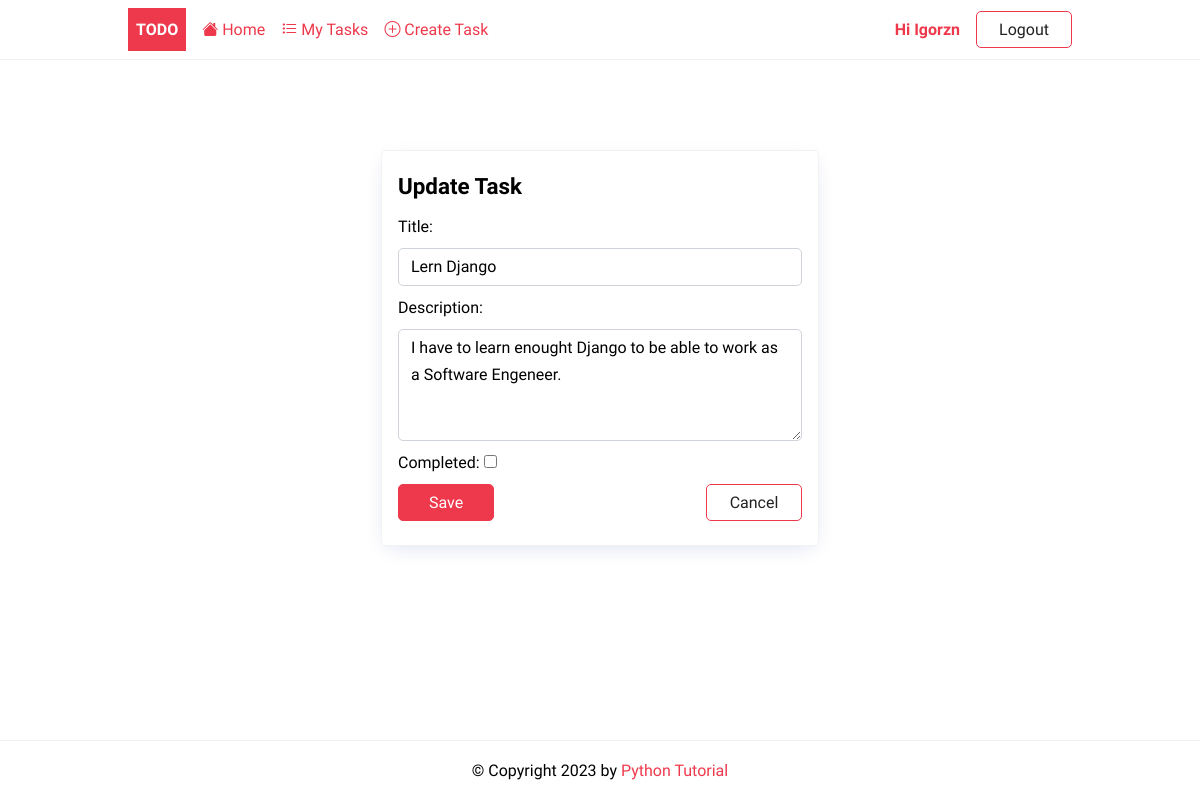
/tasks/update/1 (signed in), run on the app's committed database.
### todo/models.py (models this page shows, shortened)
class Task(models.Model):
    title = models.CharField(max_length=255)
    description = models.TextField(null=True, blank=True)
    completed = models.BooleanField(default=False)
    created_at = models.DateTimeField(auto_now_add=True)
    user = models.ForeignKey(User, on_delete=models.CASCADE, null=True, blank=True)
    class Meta:
        ordering = ['completed']

### todo/views.py (the view, shortened to what this page needs)
# urls.py: path('update/<int:pk>', TaskUpdateView.as_view(), name='task-update'),
class TaskUpdateView(LoginRequiredMixin, UpdateView):
    model = Task
    fields = ['title', 'description', 'completed']
    template_name = "app/task_update.html"
    success_url = reverse_lazy('tasks')
    def get_queryset(self):
        base_qs = super(TaskUpdateView, self).get_queryset()
        return base_qs.filter(user=self.request.user)

### templates/app/task_update.html (shortened to what this page needs)
{% extends 'base.html' %}
{% block content %}
    <div class="center">
        <form method="post" novalidate class="card">
            <h2>Update Task</h2>
            {% for field in form %}
                {% if field.name == 'completed' %}
                    <p>
                        {{ field.label_tag }}
                        {{ field }}
                    </p>
                {% else %}
                    {{ field.label_tag }}
                    {{ field }}
                {% endif %}
            {% endfor %}
            <div class="form-buttons">
                <input type="submit" value="Save" class="btn btn-primary"/>
                <a href="{% url 'tasks' %}" class="btn btn-outline">Cancel</a>
            </div>
        </form>
    </div>
{% endblock content %}

### templates/base.html (shortened to what this page needs)
{% load static %}
<!DOCTYPE html>
<html lang="en">
<head>
    <link rel="stylesheet" href="{% static 'css/style.css' %}"/>
</head>
<body>
<header class="header">
    <div class="container">
        <a href="{% url 'home' %}" class="logo">Todo</a>
        <nav class="nav">
            <a href="{% url 'home' %}"><i class="bi bi-house-fill"></i> Home</a>
            {% if request.user.is_authenticated %}
                <a href="{% url 'tasks' %}"><i class="bi bi-list-task"></i> My Tasks</a>
                <a href="{% url 'task-create' %}"><i class="bi bi-plus-circle"></i> Create Task</a>
                <a href="{% url 'profile' %}" title="Update my profile">Hi {{request.user | title}}</a>
                <a href="{% url 'logout' %}" class="btn btn-outline">Logout</a>
            {% else %}
                <a href="{% url 'login' %}" class="btn btn-outline">Login</a>
                <a href="{% url 'register' %}" class="btn btn-primary">Join Now</a>
            {% endif %}
        </nav>
    </div>
</header>
<main>
    <div class="container">
        {% block content %} {% endblock %}
    </div>
</main>
<footer class="footer">
    <div class="container">
        <p>&copy; Copyright {% now "Y" %} by <a href="https://www.pythontutorial.net">Python Tutorial</a></p>
    </div>
</footer>
</body>
</html>

### static/css/style.css (style rules this page uses)
:root { --color-primary: #ee394c; --color-secondary: #86b7fe; --color-light: #f2f2f2; --color-gray: #ced4da; --color-dark: #212121; --color-white: #ffffff; --color-error: #e2442f; --color-warning: #ffc900; --color-info: #02a2b9; --color-success: #1ba345; --color-input: #00d1b2; --border-radius: 5px; }
* { margin: 0; padding: 0; box-sizing: border-box; text-rendering: optimizeLegibility; }
html, body { height: 100%; }
input, button, textarea { font: inherit; }
body { font-family: 'Dosis', sans-serif; font-size: 1rem; line-height: 1.7; display: flex; flex-direction: column; }
h2 { font-size: 1.4rem; }
a { color: var(--color-primary); text-decoration: none; }
.container { max-width: 960px; margin: 0 auto; padding: 0.5rem; }
.header { border-bottom: solid 1px var(--color-light); }
.header .container { display: flex; align-items: center; gap:1rem; }
.nav { display:flex; gap:1rem; align-items: center; justify-content: center; flex-basis: 100%; }
.nav a:nth-last-child(2) { margin-left: auto; font-weight: bold; }
.logo { padding: 0.5rem; background-color: var(--color-primary); text-decoration: none; color: var(--color-white); font-weight: bold; text-transform: uppercase; }
.card { border: solid 1px var(--color-light); padding: 1rem; border-radius: var(--border-radius); box-shadow: rgb(11 43 158 / 15%) 0px 6px 20px -6px; min-width: 400px; }
form > * { display: block; margin-bottom: 0.5rem; }
.form-buttons { display: flex; justify-content: space-between; align-items: center; gap: 0.75rem; }
input[type='text'], input[type='email'], input[type='password'], textarea { border-radius: var(--border-radius); border: solid 1px var(--color-gray); width: 100%; padding: 0.25rem 0.75rem; }
textarea { max-height: 7rem; }
.footer p { text-align: center; }
.footer { margin-top: auto; padding: 0.5rem 0; border-top: solid 1px var(--color-light); }
.btn { padding: 0.25rem 0.75rem; border-radius: var(--border-radius); background-color: var(--color-white); border: solid 1px var(--color-white); color: var(--color-dark); cursor: pointer; text-decoration: none; font-size: 1rem; min-width: 6rem; text-align: center; }
.btn-outline { border: solid 1px var(--color-primary); }
.btn-primary { border: solid 1px var(--color-primary); background-color: var(--color-primary); color: var(--color-white); }
.center { display: flex; flex-direction: column; align-items: center; justify-content: center; min-height: 70vh; }

### data on the page
Task: form "Lern Django" "I have to learn enought Django to be able to work as a Software Engeneer."

### other printed values
{{ request.user | title }} "Igorzn"
{{ field.label_tag }} "Title:" "Description:"
{{ field.label_tag }} "Completed:"
